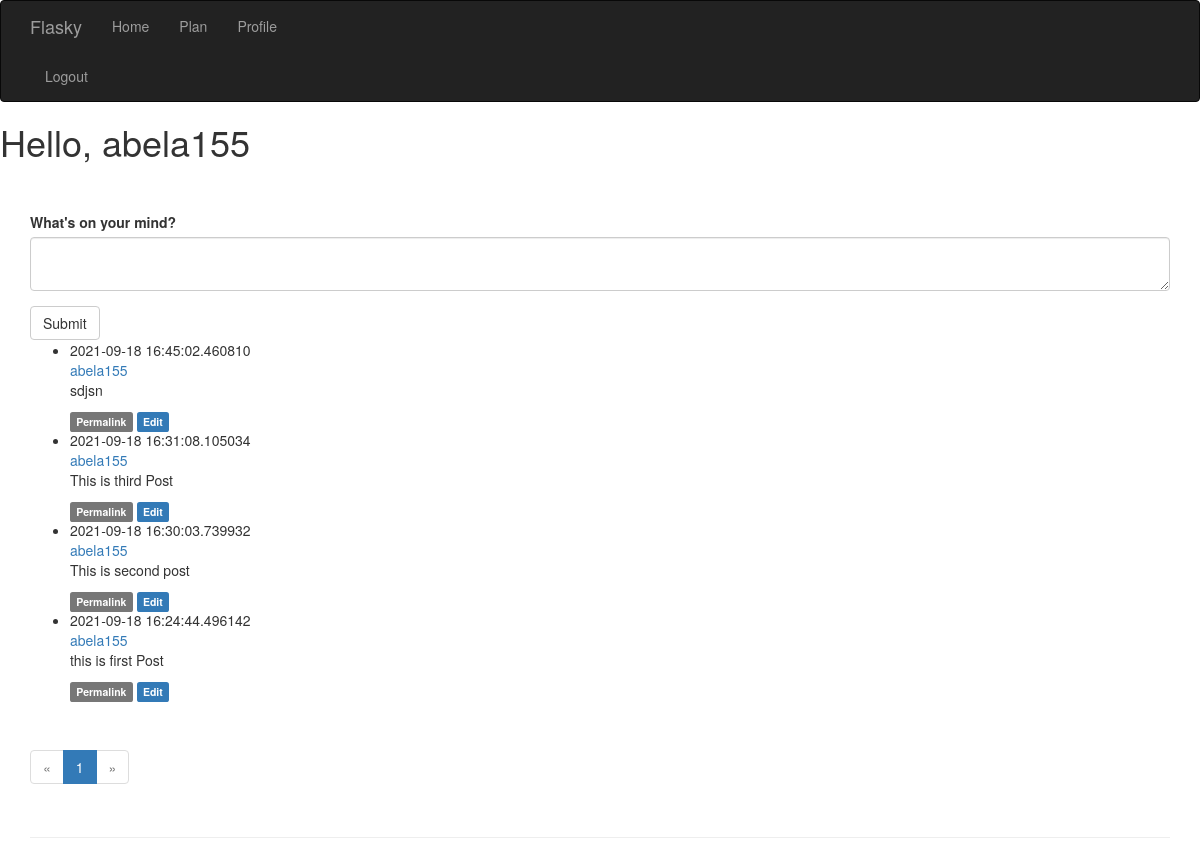
The page / (signed in) on the database its author committed.
### app/models.py (models this page shows, shortened)
class User(UserMixin, db.Model):
    dt= datetime.now() + timedelta(days=1)
    __tablename__ = 'users'
    id = db.Column(db.Integer, primary_key=True)
    username = db.Column(db.String(64), index=True, unique=True)
    email = db.Column(db.String(64), unique=True, index=True)
    role_id = db.Column(db.Integer, db.ForeignKey('roles.id'))
    password_hash=db.Column(db.String(128))
    confirmed=db.Column(db.BOOLEAN, default=False)
    name = db.Column(db.String(64))
    location = db.Column(db.String(64))
    about_me = db.Column(db.Text())
    member_since = db.Column(db.DateTime(), default=datetime.utcnow)
    last_seen = db.Column(db.DateTime(), default=datetime.utcnow)
    posts = db.relationship('Post', backref='author', lazy='dynamic')
    meal_plans = db.relationship('MealPlan', backref='user', lazy='dynamic')
    plan_id=db.Column(db.Integer,db.ForeignKey('plans.id'))
    workout_plans=db.relationship('WorkoutPlan', backref='user', lazy='dynamic')
    daily_calorie_intake=db.Column(db.Integer,index=True,default=0)
    logged_food_intake=db.Column(db.Float,default=0)
    remaining_food_time = db.Column(db.DateTime(), default=dt)
    logged_water_intake=db.Column(db.Float,default=0)
    remaining_water_time = db.Column(db.DateTime(), default=dt)
    logged_foods = db.relationship('FoodLog', backref='user', lazy='dynamic')
    permanent_foods = db.relationship('PermanentFood', backref='user', lazy='dynamic')
    permanent_water = db.relationship('PermanentWater', backref='user', lazy='dynamic')
    permanent_workout = db.relationship('PermanentWorkout', backref='user', lazy='dynamic')
    image_url = db.Column(db.Text,default='https://t3.ftcdn.net/jpg/03/46/83/96/360_F_346839683_6nAPzbhpSkIpb8pmAwufkC7c5eD7wYws.jpg')
    @property
    def password(self):
        raise AttributeError('Password cannot be accessed')
    def ping(self):
        self.last_seen = datetime.utcnow()
        db.session.add(self)
        db.session.commit()
    def can(self, permission):
        return self.role is not None and self.role.has_permission(permission)

class Post(db.Model):
    __tablename__ = 'posts'
    id = db.Column(db.Integer, primary_key=True)
    title=db.Column(db.String(30))
    body = db.Column(db.Text)
    timestamp = db.Column(db.DateTime, index=True, default=datetime.utcnow)
    author_id = db.Column(db.Integer, db.ForeignKey('users.id'))
    body_html = db.Column(db.Text)
    image_url=db.Column(db.Text)

### app/main/views.py (the view)
@main.route('/', methods=['GET','POST'])
def index():
    form = PostForm()
    if current_user.can(Permission.WRITE) and form.validate_on_submit():
        post = Post(body=form.body.data,
                    author=current_user._get_current_object())
        db.session.add(post)
        db.session.commit()
        return redirect(url_for('.index'))
    page = request.args.get('page', 1, type=int)
    pagination = Post.query.order_by(Post.timestamp.desc()).paginate(
        page, per_page=current_app.config['FLASKY_POSTS_PER_PAGE'],
        error_out=False)
    posts = pagination.items
    return render_template('main/home.html', form=form, posts=posts, pagination=pagination)

### app/main/forms.py
class PostForm(FlaskForm):
    body = PageDownField("What's on your mind?", validators=[DataRequired()])
    submit = SubmitField('Submit')

### app/auth/views.py (called while the page is built)
@auth.before_app_request
def before_request():
    if current_user.is_authenticated:
        current_user.ping()
    if current_user.is_authenticated \
            and not current_user.confirmed \
            and request.blueprint != 'auth' \
            and request.endpoint != 'static' \
            and request.endpoint != 'api':
        return redirect(url_for('auth.unconfirmed'))

### app/main/__init__.py (called while the page is built)
@main.app_context_processor
def inject_permissions():
    return dict(Permission=Permission)

### app/models.py (called while the page is built)
@login_manager.user_loader
def load_user(user_id):
    return User.query.get(int(user_id))

    def has_permission(self,perm):
        return self.permissions & perm == perm

### app/templates/main/home.html (shortened to what this page needs)
{% extends 'main/base.html' %}
{% import "_macros.html" as macros %}
{% block content %}
    <h1>Hello, {{ current_user.username }}</h1>
    <div class="container">
 <div class="page-header">
  {% if current_user.can(Permission.WRITE) %}
       {% import "bootstrap/wtf.html" as wtf %}
       {{ wtf.quick_form(form) }}
      {% include "main/_posts.html" %}
      <div class="pagination">
 {{ macros.pagination_widget(pagination, 'main.index') }}
</div>
   {% endif %}
 </div>
</div>
{% endblock %}

### app/templates/main/base.html (shortened to what this page needs)
{% extends "bootstrap/base.html" %}
{% block navbar %}
<div class="navbar navbar-inverse" role="navigation">
 <div class="container">
 <div class="navbar-header">
 <a class="navbar-brand" href="/">Flasky</a>
 </div>
 <div class="navbar-collapse collapse col-8">
 <ul class="nav navbar-nav">
 <li><a href="{{  url_for('main.index') }}">Home</a></li>
  <li><a href="{{  url_for('main.index2') }}">Plan</a></li>
   {% if current_user.is_authenticated %}
<li>
 <a href="{{ url_for('main.user', username=current_user.username) }}">
 Profile
 </a>
</li>
{% endif %}
 </ul>
 </div>
     <div class="col-4">
        <ul class="nav navbar-nav">
            {% if not current_user.is_authenticated %}
            <li><a href="{{ url_for('auth.login') }}">Login</a></li>
            {% else %}
            <li><a href="{{ url_for('auth.logout')}}">Logout</a></li>
            {%  endif %}
        </ul>
     </div>
 </div>
</div>
{% endblock %}

### app/templates/_macros.html
{% macro pagination_widget(pagination, endpoint) %}
<ul class="pagination">
 <li{% if not pagination.has_prev %} class="disabled"{% endif %}>
 <a href="{% if pagination.has_prev %}{{ url_for(endpoint,
 page = pagination.page - 1, **kwargs) }}{% else %}#{% endif %}">
 &laquo;
 </a>
 </li>
 {% for p in pagination.iter_pages() %}
{% if p %}
 {% if p == pagination.page %}
 <li class="active">
 <a href="{{ url_for(endpoint, page = p, **kwargs) }}">{{ p }}</a>
 </li>
 {% else %}
 <li>
 <a href="{{ url_for(endpoint, page = p, **kwargs) }}">{{ p }}</a>
 </li>
 {% endif %}
 {% else %}
 <li class="disabled"><a href="#">&hellip;</a></li>
 {% endif %}
 {% endfor %}
 <li{% if not pagination.has_next %} class="disabled"{% endif %}>
 <a href="{% if pagination.has_next %}{{ url_for(endpoint,
 page = pagination.page + 1, **kwargs) }}{% else %}#{% endif %}">
 &raquo;
 </a>
 </li>
</ul>
{% endmacro %}

### app/templates/main/_posts.html
<ul class="posts">
 {% for post in posts %}
 <li class="post">
 <div class="post-date">{{ post.timestamp }}</div>
 <div class="post-author">
 <a href="{{ url_for('.user', username=post.author.username) }}">
 {{ post.author.username }}
 </a>
 </div>
 <div class="post-body"><div class="post-body">
 {% if post.body_html %}
 {{ post.body_html | safe }}
 {% else %}
 {{ post.body }}
 {% endif %}
</div>
</div>
 <div class="post-footer">
 <a href="{{ url_for('.post', id=post.id) }}">
 <span class="label label-default">Permalink</span>
 </a>
 {% if current_user == post.author %}
 <a href="{{ url_for('main.edit', id=post.id) }}">
 <span class="label label-primary">Edit</span>
 </a>
 {% elif current_user.is_administrator() %}
 <a href="{{ url_for('main.edit', id=post.id) }}">
 <span class="label label-danger">Edit [Admin]</span>
 </a>
 {% endif %}
 </div>
 </li>
 {% endfor %}
</ul>

### rows shown on the page
User: username "abela155"
Post: timestamp "2021-09-18 16:45:02.460810", author.username "abela155", body_html "sdjsn"
Post: timestamp "2021-09-18 16:31:08.105034", author.username "abela155", body_html "This is third Post"
Post: timestamp "2021-09-18 16:30:03.739932", author.username "abela155", body_html "This is second post"
Post: timestamp "2021-09-18 16:24:44.496142", author.username "abela155", body_html "this is first Post"

### other values the page prints
{{ p }} "1"
